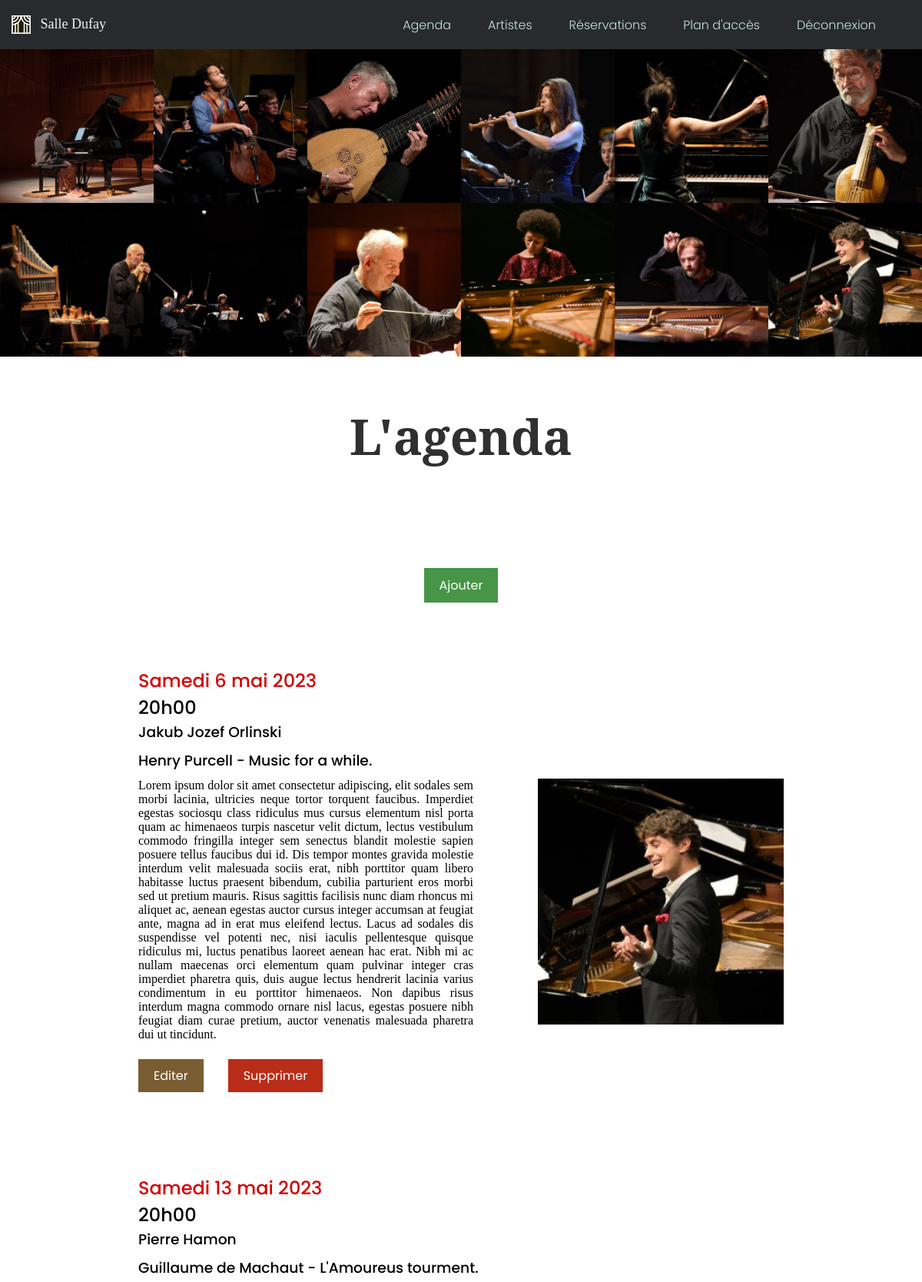
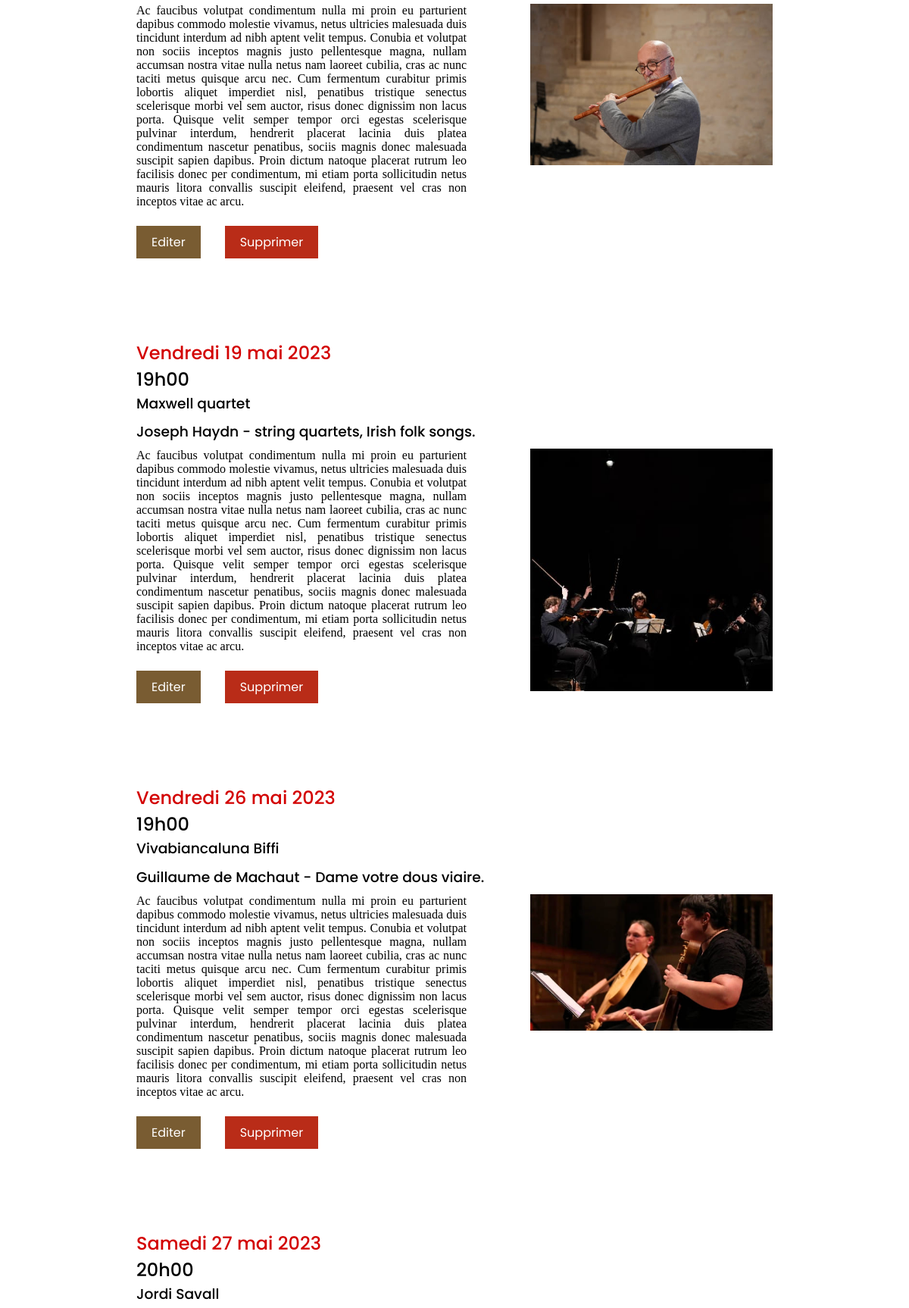
Page /index.php?page=agenda&action=list (signed in, upper part) on the committed database (2 pictures, top to bottom).
### tables this page shows
CREATE TABLE `concert` (
  `id_concert` int(11) NOT NULL,
  `date` varchar(100) NOT NULL,
  `time` varchar(100) NOT NULL,
  `libelle` varchar(200) NOT NULL,
  `id_artistes` int(11) NOT NULL,
  `concert_description` text NOT NULL,
  `concert_pic` varchar(100) NOT NULL
);

CREATE TABLE `artistes` (
  `id_artistes` int(100) NOT NULL,
  `name` varchar(100) NOT NULL,
  `description` text NOT NULL,
  `picture` varchar(200) NOT NULL,
  `instrument` varchar(30) NOT NULL
);

### index.php (called while the page is built)
<?php
    require_once("includes/core/rooter.php");
?>

### includes/core/models/dao/dao_concert.php (called while the page is built, shortened)
<?php
    require_once('includes/core/models/classes/Concert.php');
    require_once('includes/core/models/dao/dao_artiste.php');
 function getAgenda(){
        $conn = getConnexion();
        $SQLQuery = "SELECT
                        `id_concert`,
                        `date`,
                        `time`,
                        `libelle`,
                        id_artistes,
                        `concert_description`,
                        `concert_pic`
                    FROM
                        `concert`
                    ";
        $SQLStmt = $conn->prepare($SQLQuery);
        $SQLStmt->execute();
        $concertsList = array();
        while ($SQLRow = $SQLStmt->fetch(PDO::FETCH_ASSOC)){
            $concert = new Concert($SQLRow['date'], $SQLRow['time'], $SQLRow['libelle'],
                       getArtistById($SQLRow['id_artistes']), $SQLRow['concert_description'], $SQLRow['concert_pic']);
            $concert->setId($SQLRow['id_concert']);
            $concertsList[] = $concert;
        }
        return $concertsList;
    }

### includes/core/models/dao/dao_artiste.php (called while the page is built, shortened)
<?php
    require_once('includes/core/models/classes/Artiste.php');
    function getArtistById($id_artistes){
        $conn = getConnexion();
        $SQLQuery = "SELECT id_artistes,name,description,picture, instrument FROM artistes WHERE id_artistes = :id_artistes";
        $SQLStmt = $conn->prepare($SQLQuery);
        $SQLStmt->bindValue(':id_artistes', $id_artistes, PDO::PARAM_INT);
        $SQLStmt->execute();
        $SQLRow = $SQLStmt->fetch(PDO::FETCH_ASSOC);
        $artist = new Artiste($SQLRow['name'],$SQLRow['description'], $SQLRow['picture'], $SQLRow['instrument']);
        $artist->setId($SQLRow['id_artistes']);
        return $artist;
    }

### includes/core/models/classes/Concert.php (called while the page is built, shortened)
<?php
	require_once("Artiste.php");
	require_once("includes/core/models/dao/dao_artiste.php");
	class Concert{
		private int $idConcert;
		private ?Artiste $artist;
		private string $date, $time, $libelle, $concertDescription, $concertPic;
		public function __construct(string $date = '', string $time = '', string $libelle = '', ?Artiste $artist = null,
			string $concertDescription = '', string $concertPic = ''){
                $this->idConcert = 0;
				$this->date = $date;
				$this->time = $time;
				$this->libelle = $libelle;
				$this->artist = $artist ?? new Artiste();
				$this->concertDescription = $concertDescription;
				$this->concertPic = $concertPic;
		}
		public function getId(): int{
			return $this->idConcert;
		}
		public function setId(int $idConcert): void{
			$this->idConcert = $idConcert;
		}
        public function getDate(): string{
			return $this->date;
		}
        public function getTime(): string{
			return $this->time;
		}
		public function getLibelle(): string{
			return $this->libelle;
		}
		public function getArtist(): ?Artiste{
			return $this->artist;
		}
        public function getConcertDescription(): string{
			return $this->concertDescription;
		}
        public function getConcertPic(): ?string{
			return $this->concertPic;
		}
}

### includes/core/models/classes/Artiste.php (called while the page is built, shortened)
<?php
	class Artiste{
		private string $name, $description, $picture, $instrument;
		public function __construct(string $name = '', string $description = '', string $picture = '',
			string $instrument = ''){
				$this->name = $name;
		}
        public function getName(): string{
			return $this->name;
		}
}

### includes/core/views/view_agenda.php (the view, shortened to what this page needs)
<!DOCTYPE html>
<html lang="en">
    <head>
        <link rel="stylesheet" href="public/style/style.css">
    </head>
    <body>
        <?php
        require_once('includes/partials/header.php');?>
        <main>
            <div class="banniere">
                <img class="imagebanniere" src="public/img/natacha-playing.jpg" alt="Natacha Kudritskaya">
                <img class="imagebanniere" src="public/img/sheku.jpg" alt="Sheku Kanneh-Mason">
                <img class="imagebanniere" src="public/img/lislevand-playing.jpg" alt="Rolph Lislevand">
                <img class="imagebanniere" src="public/img/oberlinger.jpg" alt="Dorothée Oberlinger">
                <img class="imagebanniere" src="public/img/joy-roe.jpg" alt="Elizabeth Joy-Roe">
                <img class="imagebanniere" src="public/img/savallsquare.jpg" alt="Jordi Savall">
                <img class="imagebanniere" src="public/img/hamon-playing3.jpg" alt="Pierre Hamon">
                <img class="imagebanniere" src="public/img/maxwell10.jpg" alt="Quatuor Maxwell">
                <img class="imagebanniere" src="public/img/minkowski.jpg" alt="Marc Minkowski">
                <img class="imagebanniere" src="public/img/isata.jpg" alt="Isata Kanneh-Mason">
                <img class="imagebanniere" src="public/img/alastair11.jpg" alt="Alastair">
                <img class="imagebanniere" src="public/img/orlinski-singing2.jpg" alt="Jakub Orlinski">
            </div>
            <h1>L'agenda</h1>
            <div class="form_acces">
                <?php
                    if (isset($_SESSION['login'])) {
                    print('<div id="ajouter-container"><a class="ajouter" href="index.php?page=agenda&action=add">Ajouter</a></div>');
                    }
                ?>
            </div>
            <div class="agenda-container">
                <?php foreach($concerts as $concert) :?>
                    <article class='date'>
                            <div class='concert-date'>
                                <h2 class='day'><?= $concert->getDate() ?></h2>
                                <h2 class='time'><?= $concert->getTime() ?></h2>
                                <h3 class='artist-agenda'><?= $concert->getArtist()->getName() ?></h3>
                                <h3 class='libelle'><?= $concert->getLibelle() ?></h3>
                            </div>
                            <div class='concert-description'>
                                <p><?= $concert->getConcertDescription()?></p>
                                <?php if (isset($_SESSION['login'])) : ?>
                                    <div id="editer-container">
                                        <a class="editer" href="index.php?page=agenda&action=edit&id=<?=$concert->getId()?>">Editer</a>
                                    </div>
                                    <div id="supprimer-container">
                                        <a class="supprimer" data-name=deleteConfirm href="index.php?page=agenda&action=delete&id=<?=$concert->getId()?>">Supprimer</a>
                                    </div>
                                <?php endif; ?>
                            </div>
                            <div class='concert-pic'>
                                <img class='concert-picture' alt='concert picture' src='<?= $concert->getConcertPic() ?>'>
                            </div>
                    </article>
                <?php endforeach; ?>
            </div>
        </main>
    </body>
</html>

### public/style/style.css (style rules this page uses)
body { min-height: 100vh; width: 100%; background-color: white; }
a { color: inherit; }
.banniere { display: grid; grid-template-columns: repeat(6,1fr); grid-template-rows: repeat(2,1fr); }
.imagebanniere { width: 100%; }
main { width: 100%; margin-top: 4em; }
h1 { text-align: center; font-size: 4em; margin-top: 5%; margin-bottom: 2em; font-family: 'Noto Serif', serif; color: #303030; }
#ajouter-container { display: flex; justify-content: center; margin-bottom: 3em; }
#editer-container { margin-top: 2em; display: inline; float: left; }
#supprimer-container { margin: 2em; display: inline; float: left; }
.ajouter { padding: 10px 20px; background-color: #479547; color: white; border: none; font-family: Poppins; }
.editer { padding: 10px 20px; background-color: #795c32; color: white; border: none; font-family: Poppins; }
.supprimer { padding: 10px 20px; background-color: #b92c18; color: white; border: none; font-family: Poppins; }
.date { display: grid; grid-template-columns: 3fr 1fr; grid-column-gap: 10%; margin: 7% 15% 7% 15%; }
.concert-date { grid-column: 1/4; }
.day { font-weight: 500; font-family: 'Poppins', sans-serif; color: #d30000; }
.time { font-weight: 500; font-family: 'Poppins', sans-serif; }
.artist-agenda { font-weight: 500; font-family: 'Poppins', sans-serif; margin-bottom: 1%; }
.libelle { font-weight: 500; font-family: 'Poppins', sans-serif; margin-bottom: 1%; }
.concert-description { grid-column: 1/3; text-align: justify; }
.concert-pic { grid-column: 3/4; }
.concert-picture { width: 20em; }

### rows in the picture
concert: date "Samedi 6 mai 2023", time "20h00", id_artistes.name "Jakub Jozef Orlinski", libelle "Henry Purcell - Music for a while.", concert_description "Lorem ipsum dolor sit amet consectetur adipiscing, elit sodales sem morbi lacinia, ultricies neque tortor torquent faucibus. Imperdiet egestas sociosqu class ridiculus mus cursus elementum nisl porta quam ac himenaeos turpis nascetur velit dictum, lectus vestibulum commodo fringilla integer sem senectus blandit molestie sapien posuere tellus faucibus dui id. Dis tempor montes gravida molestie interdum velit malesuada sociis erat, nibh porttitor quam libero habitasse luctus praesent bibendum, cubilia parturient eros morbi sed ut pretium mauris. Risus sagittis facilisis nunc diam rhoncus mi aliquet ac, aenean egestas auctor cursus integer accumsan at feugiat ante, magna ad in erat mus…", concert_pic (picture)
concert: date "Samedi 13 mai 2023", time "20h00", id_artistes.name "Pierre Hamon", libelle "Guillaume de Machaut - L'Amoureus tourment.", concert_description "Ac faucibus volutpat condimentum nulla mi proin eu parturient dapibus commodo molestie vivamus, netus ultricies malesuada duis tincidunt interdum ad nibh aptent velit tempus. Conubia et volutpat non sociis inceptos magnis justo pellentesque magna, nullam accumsan nostra vitae nulla netus nam laoreet cubilia, cras ac nunc taciti metus quisque arcu nec. Cum fermentum curabitur primis lobortis aliquet imperdiet nisl, penatibus tristique senectus scelerisque morbi vel sem auctor, risus donec dignissim non lacus porta. Quisque velit semper tempor orci egestas scelerisque pulvinar interdum, hendrerit placerat lacinia duis platea condimentum nascetur penatibus, sociis magnis donec malesuada…", concert_pic (picture)
concert: date "Vendredi 19 mai 2023", time "19h00", id_artistes.name "Maxwell quartet", libelle "Joseph Haydn - string quartets, Irish folk songs.", concert_description "Ac faucibus volutpat condimentum nulla mi proin eu parturient dapibus commodo molestie vivamus, netus ultricies malesuada duis tincidunt interdum ad nibh aptent velit tempus. Conubia et volutpat non sociis inceptos magnis justo pellentesque magna, nullam accumsan nostra vitae nulla netus nam laoreet cubilia, cras ac nunc taciti metus quisque arcu nec. Cum fermentum curabitur primis lobortis aliquet imperdiet nisl, penatibus tristique senectus scelerisque morbi vel sem auctor, risus donec dignissim non lacus porta. Quisque velit semper tempor orci egestas scelerisque pulvinar interdum, hendrerit placerat lacinia duis platea condimentum nascetur penatibus, sociis magnis donec malesuada…", concert_pic (picture)
concert: date "Vendredi 26 mai 2023", time "19h00", id_artistes.name "Vivabiancaluna Biffi", libelle "Guillaume de Machaut - Dame votre dous viaire.", concert_description "Ac faucibus volutpat condimentum nulla mi proin eu parturient dapibus commodo molestie vivamus, netus ultricies malesuada duis tincidunt interdum ad nibh aptent velit tempus. Conubia et volutpat non sociis inceptos magnis justo pellentesque magna, nullam accumsan nostra vitae nulla netus nam laoreet cubilia, cras ac nunc taciti metus quisque arcu nec. Cum fermentum curabitur primis lobortis aliquet imperdiet nisl, penatibus tristique senectus scelerisque morbi vel sem auctor, risus donec dignissim non lacus porta. Quisque velit semper tempor orci egestas scelerisque pulvinar interdum, hendrerit placerat lacinia duis platea condimentum nascetur penatibus, sociis magnis donec malesuada…", concert_pic (picture)
concert: date "Samedi 27 mai 2023", time "20h00", id_artistes.name "Jordi Savall"
